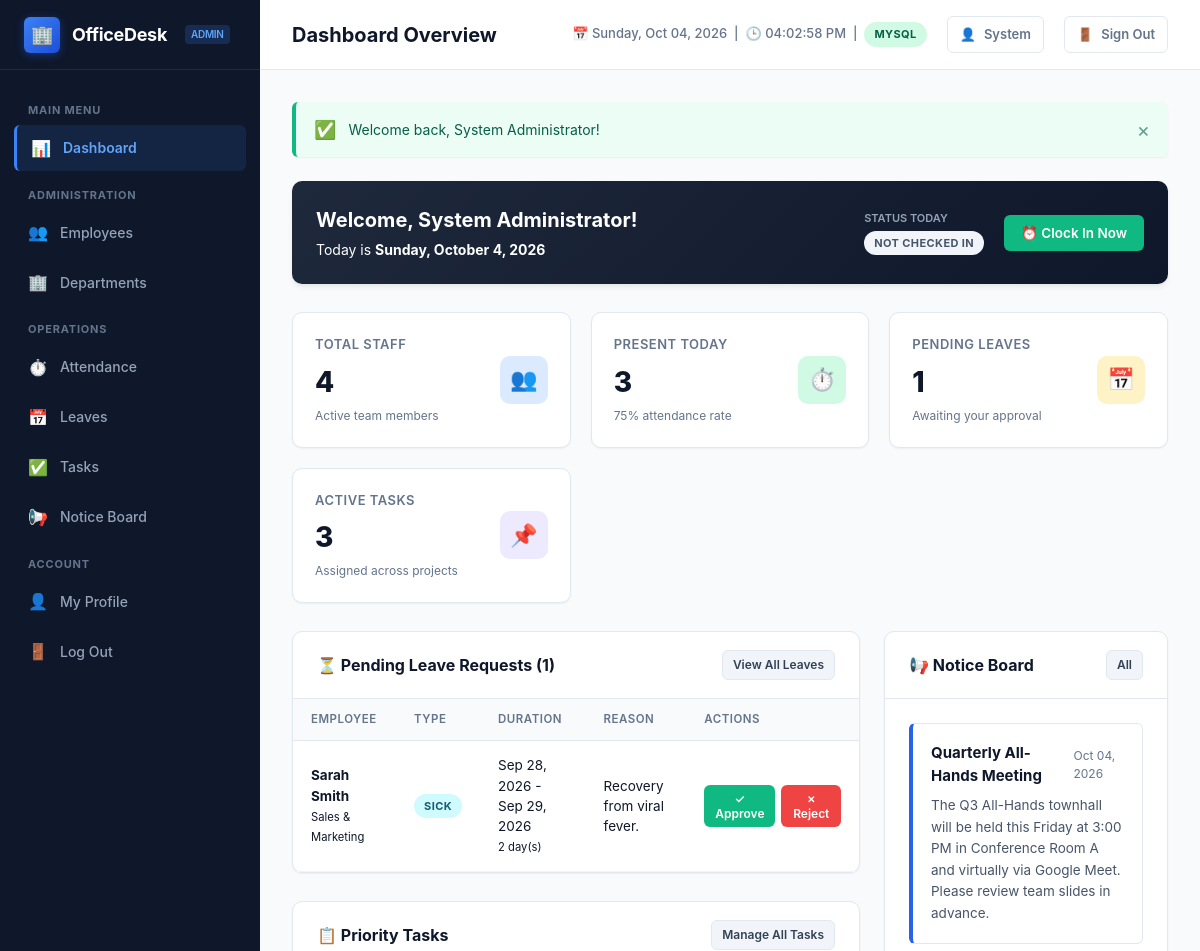
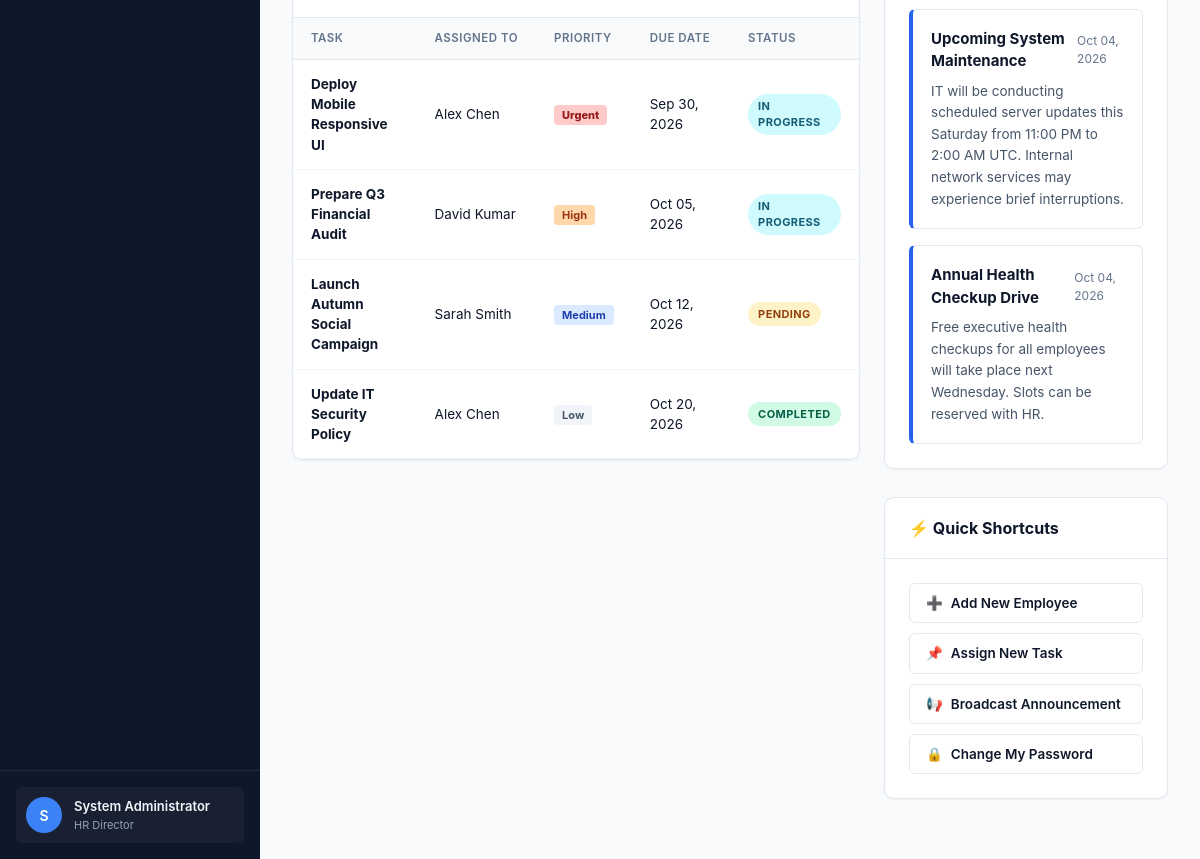
/index.php (signed in), run on the app's committed database (2 pictures, top to bottom).
### tables this page shows
CREATE TABLE `leaves` (
    `id` INT AUTO_INCREMENT PRIMARY KEY,
    `user_id` INT NOT NULL,
    `leave_type` ENUM('casual', 'sick', 'annual', 'unpaid', 'other') NOT NULL DEFAULT 'casual',
    `start_date` DATE NOT NULL,
    `end_date` DATE NOT NULL,
    `total_days` INT NOT NULL DEFAULT 1,
    `reason` TEXT NOT NULL,
    `status` ENUM('pending', 'approved', 'rejected') NOT NULL DEFAULT 'pending',
    `admin_remarks` VARCHAR(255) NULL,
    `created_at` TIMESTAMP DEFAULT CURRENT_TIMESTAMP,
    CONSTRAINT `fk_leaves_user` FOREIGN KEY (`user_id`) 
        REFERENCES `users`(`id`) ON DELETE CASCADE
);

CREATE TABLE `users` (
    `id` INT AUTO_INCREMENT PRIMARY KEY,
    `full_name` VARCHAR(100) NOT NULL,
    `email` VARCHAR(150) NOT NULL UNIQUE,
    `password` VARCHAR(255) NOT NULL,
    `phone` VARCHAR(20) NULL,
    `role` ENUM('admin', 'employee') NOT NULL DEFAULT 'employee',
    `department_id` INT NULL,
    `designation` VARCHAR(100) NULL,
    `salary` DECIMAL(10,2) DEFAULT 0.00,
    `date_of_joining` DATE NULL,
    `status` ENUM('active', 'inactive') NOT NULL DEFAULT 'active',
    `created_at` TIMESTAMP DEFAULT CURRENT_TIMESTAMP,
    `updated_at` TIMESTAMP DEFAULT CURRENT_TIMESTAMP ON UPDATE CURRENT_TIMESTAMP,
    CONSTRAINT `fk_users_department` FOREIGN KEY (`department_id`) 
        REFERENCES `departments`(`id`) ON DELETE SET NULL
);

CREATE TABLE `departments` (
    `id` INT AUTO_INCREMENT PRIMARY KEY,
    `name` VARCHAR(100) NOT NULL UNIQUE,
    `description` TEXT NULL,
    `created_at` TIMESTAMP DEFAULT CURRENT_TIMESTAMP
);

CREATE TABLE `tasks` (
    `id` INT AUTO_INCREMENT PRIMARY KEY,
    `title` VARCHAR(200) NOT NULL,
    `description` TEXT NULL,
    `assigned_to` INT NOT NULL,
    `assigned_by` INT NOT NULL,
    `priority` ENUM('low', 'medium', 'high', 'urgent') NOT NULL DEFAULT 'medium',
    `due_date` DATE NOT NULL,
    `status` ENUM('pending', 'in_progress', 'completed', 'on_hold') NOT NULL DEFAULT 'pending',
    `created_at` TIMESTAMP DEFAULT CURRENT_TIMESTAMP,
    `updated_at` TIMESTAMP DEFAULT CURRENT_TIMESTAMP ON UPDATE CURRENT_TIMESTAMP,
    CONSTRAINT `fk_tasks_assigned_to` FOREIGN KEY (`assigned_to`) 
        REFERENCES `users`(`id`) ON DELETE CASCADE,
    CONSTRAINT `fk_tasks_assigned_by` FOREIGN KEY (`assigned_by`) 
        REFERENCES `users`(`id`) ON DELETE CASCADE
);

CREATE TABLE `notices` (
    `id` INT AUTO_INCREMENT PRIMARY KEY,
    `title` VARCHAR(200) NOT NULL,
    `content` TEXT NOT NULL,
    `posted_by` INT NOT NULL,
    `audience` ENUM('all', 'admin', 'employee') NOT NULL DEFAULT 'all',
    `created_at` TIMESTAMP DEFAULT CURRENT_TIMESTAMP,
    CONSTRAINT `fk_notices_posted_by` FOREIGN KEY (`posted_by`) 
        REFERENCES `users`(`id`) ON DELETE CASCADE
);

### index.php (the view, shortened to what the rows shown need)
<?php
require_once __DIR__ . '/includes/header.php';
if (is_admin()) {
    $pendingLeavesList = $pdo->query("
        SELECT l.*, u.full_name, u.designation, d.name AS department_name
        FROM leaves l
        JOIN users u ON l.user_id = u.id
        LEFT JOIN departments d ON u.department_id = d.id
        WHERE l.status = 'pending'
        ORDER BY l.created_at ASC LIMIT 5
    ")->fetchAll();
    $recentTasks = $pdo->query("
        SELECT t.*, u.full_name AS assignee_name
        FROM tasks t
        JOIN users u ON t.assigned_to = u.id
        ORDER BY t.due_date ASC LIMIT 5
    ")->fetchAll();
}
$noticesStmt = $pdo->query("
    SELECT n.*, u.full_name AS author_name
    FROM notices n
    JOIN users u ON n.posted_by = u.id
    ORDER BY n.created_at DESC LIMIT 4
");
$recentNotices = $noticesStmt->fetchAll();
?>
<div class="dashboard-grid">
    <div>
        <?php if (is_admin()): ?>
            <div class="card">
                <div class="table-responsive">
                    <table class="data-table">
                        <thead>
                            <tr>
                                <th>Employee</th>
                                <th>Type</th>
                                <th>Duration</th>
                                <th>Reason</th>
                                <th>Actions</th>
                            </tr>
                        </thead>
                        <tbody>
                            <?php if (empty($pendingLeavesList)): ?>
                                <tr>
                                    <td colspan="5" class="table-empty">No pending leave requests at this time.</td>
                                </tr>
                            <?php else: ?>
                                <?php foreach ($pendingLeavesList as $lv): ?>
                                    <tr>
                                        <td>
                                            <strong><?= htmlspecialchars($lv['full_name']) ?></strong><br>
                                            <small class="text-muted"><?= htmlspecialchars($lv['department_name'] ?? 'General') ?></small>
                                        </td>
                                        <td><span class="badge badge-info"><?= ucfirst($lv['leave_type']) ?></span></td>
                                        <td>
                                            <?= format_date($lv['start_date']) ?> - <?= format_date($lv['end_date']) ?><br>
                                            <small><?= $lv['total_days'] ?> day(s)</small>
                                        </td>
                                        <td style="max-width: 220px;"><?= htmlspecialchars($lv['reason']) ?></td>
                                        <td>
                                            <form method="POST" style="display: flex; gap: 6px;">
                                                <button type="submit" name="action_leave" value="approve" class="btn btn-success btn-sm" title="Approve">✓ Approve</button>
                                                <button type="submit" name="action_leave" value="reject" class="btn btn-danger btn-sm" title="Reject" onclick="return confirm('Reject this leave application?');">✗ Reject</button>
                                            </form>
                                        </td>
                                    </tr>
                                <?php endforeach; ?>
                            <?php endif; ?>
                        </tbody>
                    </table>
                </div>
            </div>
            <div class="card">
                <div class="table-responsive">
                    <table class="data-table">
                        <thead>
                            <tr>
                                <th>Task</th>
                                <th>Assigned To</th>
                                <th>Priority</th>
                                <th>Due Date</th>
                                <th>Status</th>
                            </tr>
                        </thead>
                        <tbody>
                            <?php if (empty($recentTasks)): ?>
                                <tr><td colspan="5" class="table-empty">No tasks found.</td></tr>
                            <?php else: ?>
                                <?php foreach ($recentTasks as $task): ?>
                                    <tr>
                                        <td><strong><?= htmlspecialchars($task['title']) ?></strong></td>
                                        <td><?= htmlspecialchars($task['assignee_name']) ?></td>
                                        <td><?= priority_badge($task['priority']) ?></td>
                                        <td><?= format_date($task['due_date']) ?></td>
                                        <td><?= status_badge($task['status']) ?></td>
                                    </tr>
                                <?php endforeach; ?>
                            <?php endif; ?>
                        </tbody>
                    </table>
                </div>
            </div>
        <?php endif; ?>
    </div>
    <div>
        <div class="card">
            <div class="card-body">
                <?php if (empty($recentNotices)): ?>
                    <p style="color: #64748b; font-style: italic;">No announcements currently posted.</p>
                <?php else: ?>
                    <div class="notices-list">
                        <?php foreach ($recentNotices as $notice): ?>
                            <div class="notice-card">
                                <div class="notice-header">
                                    <span class="notice-title"><?= htmlspecialchars($notice['title']) ?></span>
                                    <span class="notice-meta"><?= format_date($notice['created_at']) ?></span>
                                </div>
                                <div class="notice-content">
                                    <?= nl2br(htmlspecialchars($notice['content'])) ?>
                                </div>
                            </div>
                        <?php endforeach; ?>
                    </div>
                <?php endif; ?>
            </div>
        </div>
    </div>
</div>
<?php require_once __DIR__ . '/includes/footer.php'; ?>

### includes/functions.php (shortened to what the rows shown need)
<?php
function is_admin() {
    return isset($_SESSION['user']['role']) && $_SESSION['user']['role'] === 'admin';
}
function format_date($date, $format = 'M d, Y') {
    $timestamp = strtotime($date);
    return $timestamp ? date($format, $timestamp) : '-';
}
function status_badge($status) {
    $status = strtolower(trim((string)$status));
    $classes = [
        'active'      => 'badge-success',
        'inactive'    => 'badge-secondary',
        'present'     => 'badge-success',
        'late'        => 'badge-warning',
        'half_day'    => 'badge-info',
        'absent'      => 'badge-danger',
        'pending'     => 'badge-warning',
        'in_progress' => 'badge-info',
        'completed'   => 'badge-success',
        'on_hold'     => 'badge-secondary',
        'approved'    => 'badge-success',
        'rejected'    => 'badge-danger',
    ];
    $cls = $classes[$status] ?? 'badge-secondary';
    $label = ucwords(str_replace('_', ' ', $status));
    return "<span class=\"badge {$cls}\">{$label}</span>";
}
function priority_badge($priority) {
    $priority = strtolower(trim((string)$priority));
    $classes = [
        'low'    => 'priority-low',
        'medium' => 'priority-medium',
        'high'   => 'priority-high',
        'urgent' => 'priority-urgent',
    ];
    $cls = $classes[$priority] ?? 'priority-medium';
    $label = ucfirst($priority);
    return "<span class=\"priority-tag {$cls}\">{$label}</span>";
}

### data on the page
leaves: user.full_name "Sarah Smith", departments.name "Sales & Marketing", leave_type "SICK", start_date "Sep 28, 2026", end_date "Sep 29, 2026", total_days "2", reason "Recovery from viral fever."
tasks: title "Deploy Mobile Responsive UI", assigned_to.full_name "Alex Chen", priority "Urgent", due_date "Sep 30, 2026", status "IN PROGRESS"
tasks: title "Prepare Q3 Financial Audit", assigned_to.full_name "David Kumar", priority "High", due_date "Oct 05, 2026", status "IN PROGRESS"
tasks: title "Launch Autumn Social Campaign", assigned_to.full_name "Sarah Smith", priority "Medium", due_date "Oct 12, 2026", status "PENDING"
tasks: title "Update IT Security Policy", assigned_to.full_name "Alex Chen", priority "Low", due_date "Oct 20, 2026", status "COMPLETED"
notices: title "Quarterly All-Hands Meeting", created_at "Oct 04, 2026", content "The Q3 All-Hands townhall will be held this Friday at 3:00 PM in Conference Room A and virtually via Google Meet. Please review team slides in advance."
notices: title "Upcoming System Maintenance", created_at "Oct 04, 2026", content "IT will be conducting scheduled server updates this Saturday from 11:00 PM to 2:00 AM UTC. Internal network services may experience brief interruptions."
notices: title "Annual Health Checkup Drive", created_at "Oct 04, 2026", content "Free executive health checkups for all employees will take place next Wednesday. Slots can be reserved with HR."

### other printed values
$user['role'] "ADMIN"
substr($user['full_name'] ?? 'U', 0, 1) "S"
$user['full_name'] "System Administrator"
$user['designation'] "HR Director"
$pageTitle "Dashboard Overview"
DB_ACTIVE_DRIVER "MYSQL"
explode(' ', $user['full_name'] ?? 'User')[0] "System"
$icon "✅"
$msg "Welcome back, System Administrator!"
$totalEmployees "4"
$presentToday "3"
$pendingLeaves "1"
$activeTasks "3"
count($pendingLeavesList) "1"
